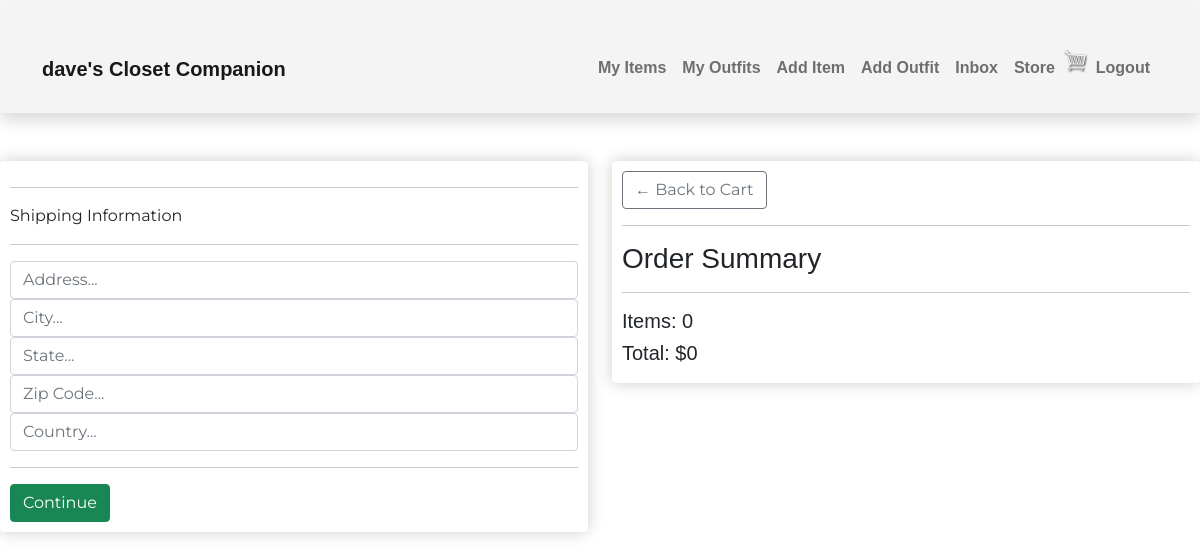
The page /store/checkout/ (signed in) on the database as committed earlier.
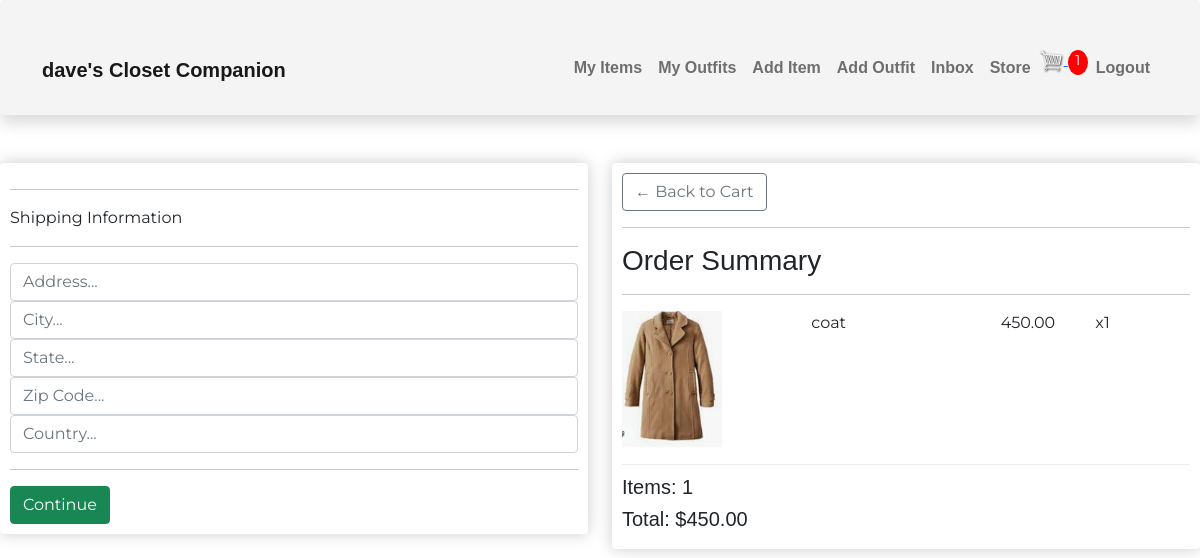
The same page on the database as committed later.
### store/models.py (models this page shows, shortened)
class Order(models.Model):
    customer = models.ForeignKey(Profile, on_delete=models.CASCADE, null=True, blank=True)
    date_ordered = models.DateTimeField(auto_now_add=True)
    complete = models.BooleanField(default=False)
    transaction_id = models.CharField(max_length=100, null=True)
    @property
    def get_cart_total(self):
        orderitems = self.orderitem_set.all()
        total = sum([item.get_total for item in orderitems])
        return total
    @property
    def get_cart_items(self):
        orderitems = self.orderitem_set.all()
        total = sum([item.quantity for item in orderitems])
        return total

class OrderItem(models.Model):
    item = models.ForeignKey(Item, on_delete = models.SET_NULL, null=True)
    order = models.ForeignKey(Order, on_delete=models.SET_NULL, null=True)
    quantity = models.IntegerField(default=0, null=True, blank=True)
    date_added = models.DateTimeField(auto_now_add=True)
    @property
    def get_total(self):
        total = self.item.price * self.quantity
        return total

### wardrobe/models.py (models this page shows, shortened)
class Item(models.Model):
    top = 'top'
    bottom = 'bottom'
    dress = 'dress'
    shoe = 'shoe'
    outerwear = 'outerwear'
    handbag = 'handbag'
    other = 'other'
    item_type = [
        (top, 'top'),
        (bottom, 'bottom'),
        (dress, 'dress'),
        (shoe, 'shoe'),
        (outerwear, 'outerwear'),
        (handbag, 'handbag'),
        (other, 'other'),
    ]
    owner = models.ForeignKey(Profile, null=True, blank=True, on_delete=models.CASCADE)
    name = models.CharField(max_length=100)
    description = models.TextField(max_length=300, blank=True, null=True)
    type = models.CharField(max_length=100, choices = item_type, default=shoe)
    image = ResizedImageField(size=[961, 1140], blank=True, null=True, upload_to="images", default="images/itemdefault.jpg")
    url = models.URLField(max_length=200, blank=True, null=True)
    sell = models.BooleanField(default=False)
    price = models.DecimalField(max_digits=7, decimal_places=2, blank=True, null=True)
    tags = models.ManyToManyField('Tag', blank=True)
    created = models.DateTimeField(auto_now_add=True)
    id = models.UUIDField(default=uuid.uuid4, unique=True, primary_key=True, editable=False)
    @property
    def imageURL(self):
        try:
            url = self.image.url
        except:
            url = ''
        return url

### store/views.py (the view)
# urls.py: path('checkout/', views.checkout, name="checkout"),
@login_required(login_url="login")
def checkout(request):
    data = cartData(request)
    cartItems = data['cartItems']
    order = data['order']
    orderItems = data['orderItems']
    context = {'orderItems': orderItems, 'order': order, 'cartItems': cartItems}
    return render(request, 'store/checkout.html', context)

### store/utils.py (called while the page is built)
def cartData(request):
	if request.user.is_authenticated:
		customer = request.user.profile
		order, created = Order.objects.get_or_create(customer=customer, complete=False)
		orderItems = order.orderitem_set.all()
		cartItems = order.get_cart_items
	else:
		return redirect('login')
	return {'cartItems': cartItems ,'order': order, 'orderItems': orderItems}

### store/templates/store/checkout.html (shortened to what this page needs)
{% extends 'main.html'%}
{% load static %}
{% block content %}
<div class="row">
    <div class="col-lg-6">
        <div class="box-element" id="form-wrapper">
            <form id="form">
                <div id="shipping-info">
                    <hr>
                    <p>Shipping Information</p>
                    <hr>
                    <div class="form-field">
                        <input type="text" class="form-control" name="address" placeholder="Address...">
                    </div>
                    <div class="form-field">
                        <input type="text" class="form-control" name="city" placeholder="City...">
                    </div>
                    <div class="form-field">
                        <input type="text" class="form-control" name="state" placeholder="State...">
                    </div>
                    <div class="form-field">
                        <input type="text" class="form-control" name="zipcode" placeholder="Zip Code...">
                    </div>
                    <div class="form-field">
                        <input type="text" class="form-control" name="country" placeholder="Country...">
                    </div>
                </div>
                <hr>
                <input id="form-button" value="Continue" type="submit" class="btn btn-success btn-block">
            </form>
        </div>
        <br>
    </div>
    <div class="col-lg-6">
        <div class="box-element">
            <a href="{% url 'cart' %}" class="btn btn-outline-secondary">&#x2190; Back to Cart</a>
            <hr>
            <h3>Order Summary</h3>
            <hr>
            {% for orderItem in orderItems %}
            <div class="cart-row">
                <div style="flex:2"><img class="row-image" src="{{orderItem.item.imageURL}}"></div>
                <div style="flex:2">{{orderItem.item.name}}</div>
                <div style="flex:1">{{orderItem.item.price|floatformat:2}}</div>
                <div style="flex:1"><p>x{{orderItem.quantity}}</p></div>
            </div>
            {% endfor %}
            <h5>Items: {{order.get_cart_items}}</h5>
            <h5>Total: ${{order.get_cart_total}}</h5>
        </div>
    </div>
</div>
{% endblock %}

### templates/navbar.html (shortened to what this page needs)
{% load static %}
<nav class="navbar navbar-expand-lg navbar-light pt-5 pb-4 shadow p-3 mb-5 rounded nav-background">
    <div class="container-lg">
        <a class="navbar-brand" href="/">
        {% if request.user.is_authenticated %}
        <span class="nav-text fw-bold">
            {{request.user.profile.username}}'s Closet Companion
        </span>
        </a>
        {% else %}
        <a class="navbar-brand" href="/">
        <span class="nav-text fw-bold">
            Closet Companion
        </span>
        </a>
        {% endif %}
        <div class="collapse navbar-collapse justify-content-end align-center" id="main-nav">
        {% if request.user.is_authenticated %}
        <ul class="navbar-nav">
            <li class="nav-item">
            <a class="nav-link nav-text fw-bold" href="{% url 'items' %}">My Items</a></span>
            </li>
            <li class="nav-item">
            <a class="nav-link nav-text fw-bold" href="{% url 'outfits' %}">My Outfits</a></span>
            </li>
            <li class="nav-item d-none d-md-inline">
            <a class="nav-link nav-text fw-bold" href="{% url 'create-item' %}">Add Item</a>
            </li>
            <li class="nav-item d-none d-md-inline">
            <a class="nav-link nav-text fw-bold" href="{% url 'create-outfit' %}">Add Outfit</a>
            </li>
            <li class="nav-item">
            <a class="nav-link nav-text fw-bold" href="{% url 'inbox' %}">Inbox</a>
            </li>
            <li class="nav-item d-none d-md-inline">
            <a class="nav-link nav-text fw-bold" href="{% url 'store' %}">Store</a>
            </li>
            <div>
                <a href="{% url 'cart' %}">
                <img class="menu-icon" width="30px" id='cart-icon' src="{% static 'images/cart.png' %}" alt="">
                </a>
                {% if cartItems %}
                <p id="cart-total">{{cartItems}}</p>
                {% else %}
                <p></p>
                {% endif %}
            </div>
            <li class="nav-item">
            <a class="nav-link nav-text fw-bold" href="{% url 'logout' %}">Logout</a>
            </li>
        </ul>
        {% endif %}
        </div>
    </div>
</nav>

Rows that differ between the two databases and show on the page:
added OrderItem: item.imageURL (picture), item.name "coat", item.price "450.00", quantity "1"
computed for Order: get_cart_items "0" → "1"; get_cart_total "0" → "450.00"
Other text that changed with them:
{{ cartItems }}: (not shown) → "1"
